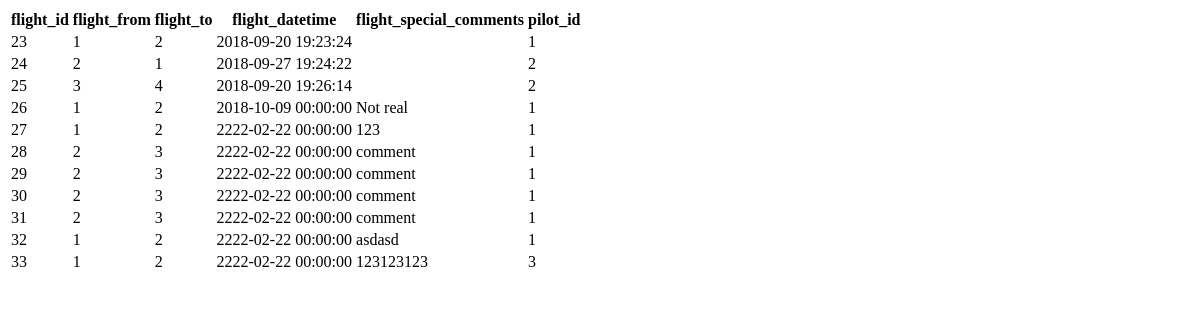
The app's page /lesson28/showFlights.php, older data.
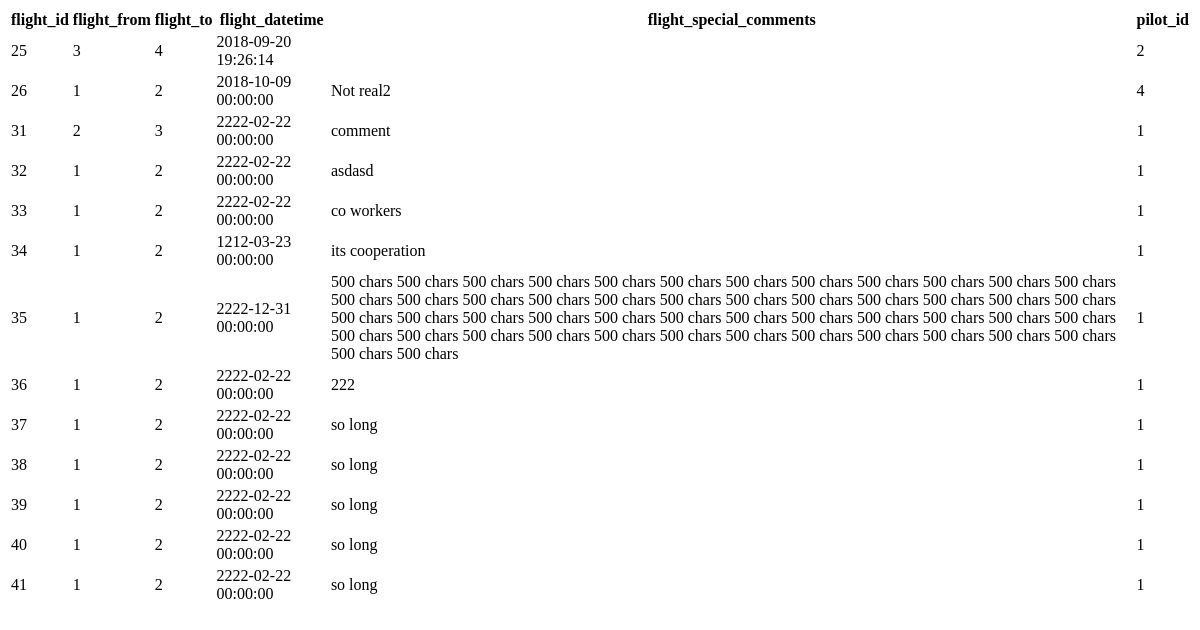
The same page, newer data.
### tables this page shows
CREATE TABLE `flights` (
  `flight_id` int(11) NOT NULL,
  `flight_from` int(50) NOT NULL,
  `flight_to` int(50) NOT NULL,
  `flight_datetime` datetime NOT NULL,
  `flight_special_comments` varchar(500) NOT NULL,
  `pilot_id` int(11) NOT NULL,
  `pilot_comments` varchar(500) NOT NULL
);

### lesson28/showFlights.php (the view, shortened to what this page needs)
<!DOCTYPE html>
<html lang="en">
<head>
</head>
<body>
    <?php
	$host = '127.0.0.1';
	$db   = 'fares';
	$user = 'root';
	$pass = '';
	$charset = 'utf8';
	$dsn = "mysql:host=$host;dbname=$db;charset=$charset";
	$opt = [
		PDO::ATTR_ERRMODE            => PDO::ERRMODE_EXCEPTION,
		PDO::ATTR_DEFAULT_FETCH_MODE => PDO::FETCH_ASSOC,
		PDO::ATTR_EMULATE_PREPARES   => false,
	];
    $pdo = new PDO($dsn, $user, $pass, $opt);
    $stmt = $pdo->query('SELECT * FROM `flights`');
    ?>
    <table>
        <thead>
            <tr>
                <th>flight_id</th>
                <th>flight_from</th>
                <th>flight_to</th>
                <th>flight_datetime</th>
                <th>flight_special_comments</th>
                <th>pilot_id</th>
            </tr>
        </thead>
        <tbody>
    <?php
    while ($row = $stmt->fetch())
    {
        ?>
        <tr>
            <td><?php echo $row['flight_id'] ?></td>
            <td><?php echo $row['flight_from'] ?></td>
            <td><?php echo $row['flight_to'] ?></td>
            <td><?php echo $row['flight_datetime'] ?></td>
            <td><?php echo $row['flight_special_comments'] ?></td>
            <td><?php echo $row['pilot_id'] ?></td>
        </tr>
    <?php
    }
    ?>
    </tbody>
</table>
</body>
</html>

Row changes from the older to the newer data that the page shows:
removed flights: flight_id "23", flight_from "1", flight_to "2", flight_datetime "2018-09-20 19:23:24", pilot "1"
removed flights: flight_id "24", flight_from "2", flight_to "1", flight_datetime "2018-09-27 19:24:22", pilot "2"
removed flights: flight_id "27", flight_from "1", flight_to "2", flight_datetime "2222-02-22 00:00:00", flight_special_comments "123", pilot "1"
removed flights: flight_id "28", flight_from "2", flight_to "3", flight_datetime "2222-02-22 00:00:00", flight_special_comments "comment", pilot "1"
removed flights: flight_id "29", flight_from "2", flight_to "3", flight_datetime "2222-02-22 00:00:00", flight_special_comments "comment", pilot "1"
removed flights: flight_id "30", flight_from "2", flight_to "3", flight_datetime "2222-02-22 00:00:00", flight_special_comments "comment", pilot "1"
changed flights id 26: flight_special_comments "Not real" → "Not real2"; pilot "1" → "4"
changed flights id 33: flight_special_comments "123123123" → "co workers"; pilot "3" → "1"
added flights: flight_id "34", flight_from "1", flight_to "2", flight_datetime "1212-03-23 00:00:00", flight_special_comments "its cooperation", pilot "1"
added flights: flight_id "35", flight_from "1", flight_to "2", flight_datetime "2222-12-31 00:00:00", flight_special_comments "500 chars 500 chars 500 chars 500 chars 500 chars 500 chars 500 chars 500 chars 500 chars 500 chars 500 chars 500 chars 500 chars 500 chars 500 chars 500 chars 500 chars 500 chars 500 chars 500 chars 500 chars 500 chars 500 chars 500 chars 500 chars 500 chars 500 chars 500 chars 500 chars 500 chars 500 chars 500 chars 500 chars 500 chars 500 chars 500 chars 500 chars 500 chars 500 chars 500 chars 500 chars 500 chars 500 chars 500 chars 500 chars 500 chars 500 chars 500 chars 500 chars 500 chars", pilot "1"
added flights: flight_id "36", flight_from "1", flight_to "2", flight_datetime "2222-02-22 00:00:00", flight_special_comments "222", pilot "1"
added flights: flight_id "37", flight_from "1", flight_to "2", flight_datetime "2222-02-22 00:00:00", flight_special_comments "so long", pilot "1"
added flights: flight_id "38", flight_from "1", flight_to "2", flight_datetime "2222-02-22 00:00:00", flight_special_comments "so long", pilot "1"
added flights: flight_id "39", flight_from "1", flight_to "2", flight_datetime "2222-02-22 00:00:00", flight_special_comments "so long", pilot "1"
added flights: flight_id "40", flight_from "1", flight_to "2", flight_datetime "2222-02-22 00:00:00", flight_special_comments "so long", pilot "1"
added flights: flight_id "41", flight_from "1", flight_to "2", flight_datetime "2222-02-22 00:00:00", flight_special_comments "so long", pilot "1"
